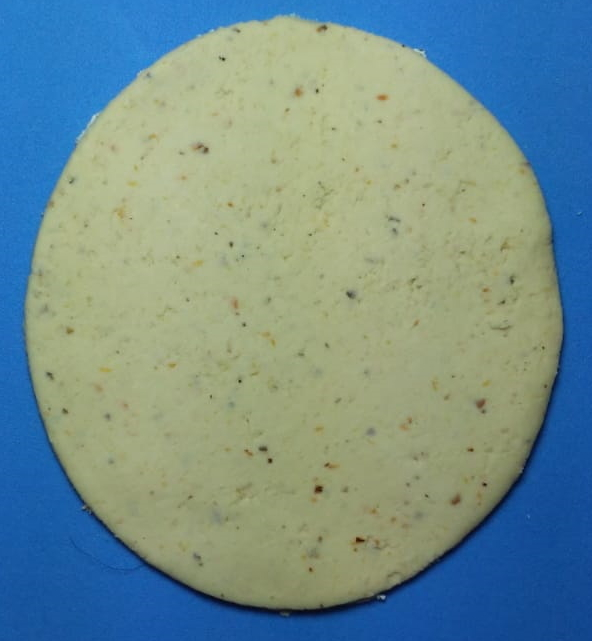
%> input picture imgs/testal.jpg, 592 x 641 px
$ octave TortillaParameters.m   (GNU Octave 9; MATLAB toolbox functions it lacks are replaced by stand-ins)
%> lines starting %> are read from the running program, lines starting %| are printed output that depends on the picture; in (x1, y1, x2, y2) boxes, pixels count from 0 and x2, y2 are one past the last pixel; in counts of white or black regions, pixels touching at a corner belong together; the program's own positions count from 1
clc
clear all
close all
figure
%Lectura de imagen
IMA=imread('./imgs/testal.jpg');
%> IMA is the input picture: size 641x592x3 uint8; mean R, G, B 115.1, 142.9, 141.6

%Inicialización de constantes.
Grad=zeros(640,480);
Constante_Realidad=0.167889908;

%Imagen en modelo RGB
 R=IMA(:,:,1);   G=IMA(:,:,2);   B=IMA(:,:,3);
[filas,columnas,capas]=size(IMA);
%> filas = 641; columnas = 592; capas = 3
HSV=rgb2hsv(IMA);
%> HSV: size 641x592x3 double; mean H, S, V 0.332, 0.445, 0.659

%Se forma la imagen en HSV.
H=HSV(:,:,1);   S=HSV(:,:,2);   V=HSV(:,:,3);
%> after `H=HSV(:,:,1)`:
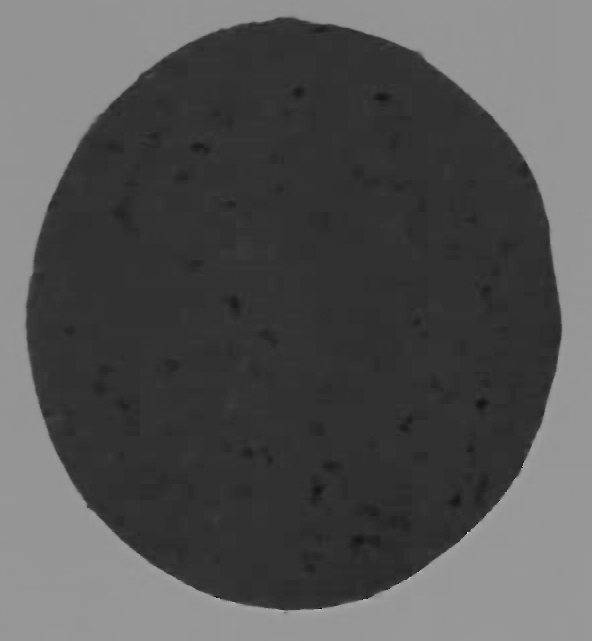
%> H: size 641x592 double; min 0, max 0.917, mean 0.332
%> after `S=HSV(:,:,2)`:
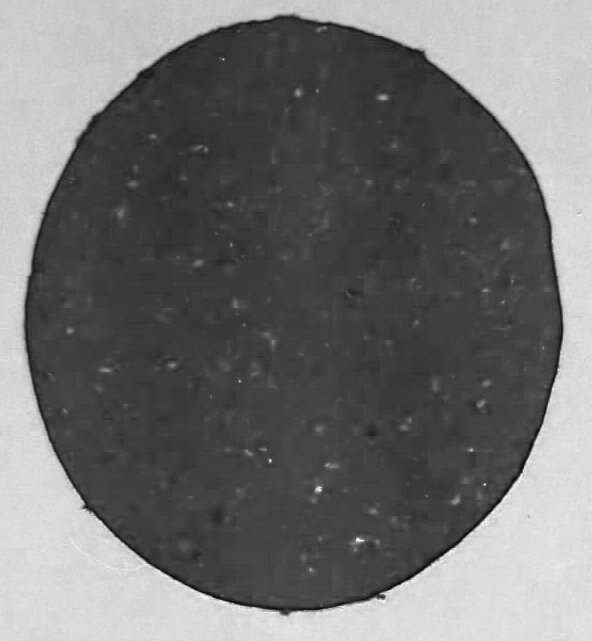
%> S: size 641x592 double; min 0, max 1, mean 0.445
%> after `V=HSV(:,:,3)`:
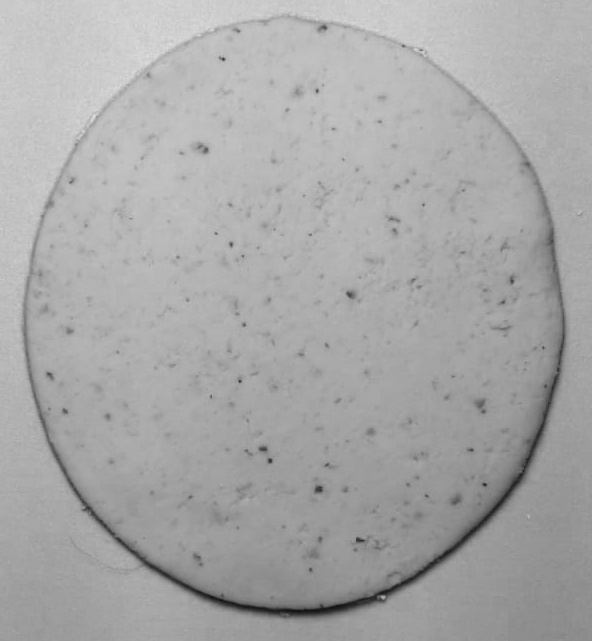
%> V: size 641x592 double; min 0.0627, max 0.89, mean 0.659

%% Binarización de la imagen
S_=S*255;
T=150; %Umbral de binarización
for i=1:filas
    for j=1:columnas
        if S_(i,j)<=T
            Bin(i,j)=1;
        else
            Bin(i,j)=0;
        end
    end
end
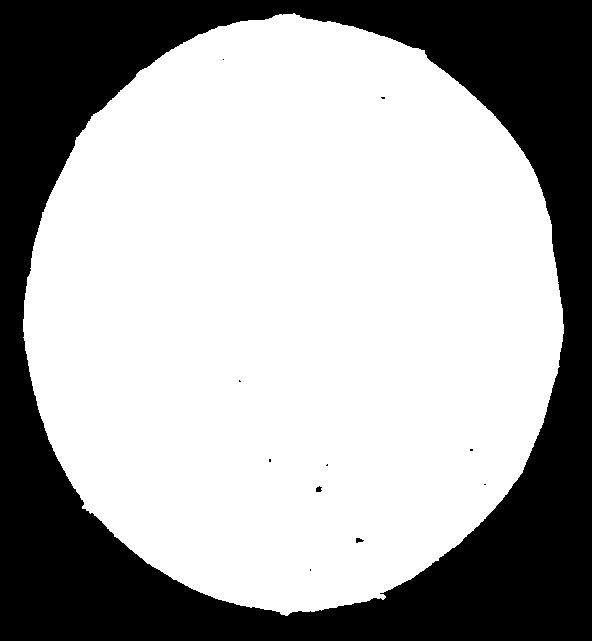
%> Bin: size 641x592 double; values 0 (black) and 1 (white), 65.9% white; 11 black regions (8 under 20 px), largest, box (x1, y1, x2, y2) and area: (0, 0, 592, 641) 129179, (316, 486, 322, 492) 27, (356, 538, 364, 543) 27

%Calculo del centroide
Lc=10; %Lado centroide
x=[1:columnas]; y=[1:filas];
%> after `x=[1:columnas]`: x = 592 values from 1 to 592
%> after `y=[1:filas]`: y = 641 values from 1 to 641
fx=sum(Bin,1);  fy=sum(Bin,2);
%> after `fx=sum(Bin,1)`: fx = 592 values, max 602 at index 286, min 0 at index 1, mean 422.7
%> after `fy=sum(Bin,2)`: fy = 641 values, max 541 at index 325, min 0 at index 1, mean 390.3
yc=round(sum(x.*fx)/sum(fx));
%> yc = 294
xc=round(sum(y.*fy')/sum(fy'));
%> xc = 315

%Dibujar centroide en la escena
IMA(uint16(xc-Lc/2):uint16(xc+Lc/2)+1,uint16(yc-Lc/2):uint16(yc+Lc/2)+1,1)=0;
IMA(uint16(xc-Lc/2):uint16(xc+Lc/2)+1,uint16(yc-Lc/2):uint16(yc+Lc/2)+1,2)=0;
%> IMA: size 641x592x3 uint8; mean R, G, B 115, 142.8, 141.6
IMA(uint16(xc-Lc/2):uint16(xc+Lc/2)+1,uint16(yc-Lc/2):uint16(yc+Lc/2)+1,3)=255;
%> IMA: size 641x592x3 uint8; mean R, G, B 115, 142.8, 141.6; mean of the top-left, top-right, bottom-left and bottom-right quarters 151.4, 140.7, 125.3, 115.4

%Cálculo del gradiente de la imagen
dx=1;   dy=1;
for x=2:filas-1
    for y=2:columnas-1
        Grad_x(x,y)=(Bin(x+dx,y)-Bin(x-dx,y))/(2*dx);
        Grad_y(x,y)=(Bin(x,y+dy)-Bin(x,y-dy))/(2*dy);
        Grad(x,y)=sqrt(Grad_x(x,y).^2+Grad_y(x,y).^2);
    end
end
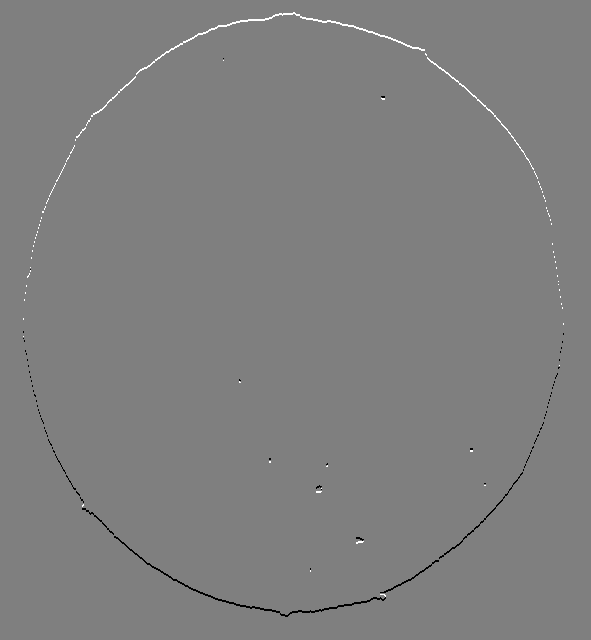
%> Grad_x: size 640x591 double; min -0.5, max 0.5, mean 0; drawn with min black and max white
Grad=255*Grad; Grad=Grad>127;
%> after `Grad=Grad>127`:
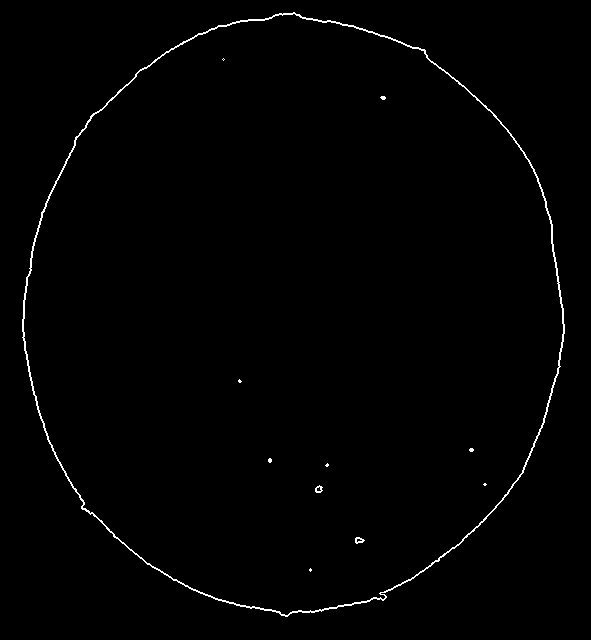
%> Grad: size 640x591 logical; 0.92% white in thin lines or dots, all inside (x1, y1, x2, y2) = (22, 12, 565, 617)

%Firma de la imagen
k=1;
for i=2:filas-1
    for j=2:columnas-1
        if (Grad(i,j)==1)
            Radio_Pix(k)=round(sqrt((i-xc)^2+(j-yc)^2));
            k=k+1;
        end
    end
end
%> after the loop, Radio_Pix = 3480 values, max 302 at index 1, min 85 at index 1931, mean 278.6; k = 3481

%Cálculo de los radios reales
Radio_real=Constante_Realidad*Radio_Pix;
%> Radio_real = 3480 values, max 50.7 at index 1, min 14.27 at index 1931, mean 46.78
for c=1:length(Radio_real)
    if 44.6<Radio_real(c) && Radio_real(c)<55
        Radio_umbral(c)=Radio_real(c);
    else
        Radio_umbral(c)=Radio_real(c-50);
    end

     if 44.6<Radio_real(c) && Radio_real(c)<55
        Radio_umbral(c)=Radio_real(c);
    else
        Radio_umbral(c)=47;
    end
end
%> after the loop, Radio_umbral = 3480 values, max 50.7 at index 1, min 44.66 at index 1439, mean 47.4

%Escena capturada
subplot(4,4,[1,2,5,6]);
imshow(IMA);
title('Escena original capturada')
ax = gca;
ax.FontSize = 12;
%Bordes de testales de la escena
subplot(4,4,[3,4,7,8]);
imshow(uint8(255*Grad));
title('Bordes del testal')
ax = gca;
ax.FontSize = 12;
%Firma de la imagen
subplot(4,4,[9,10,11,12,13,14,15,16]);
plot(Radio_umbral); grid on,hold on
Radio_Prom=sum(Radio_umbral)/length(Radio_umbral);
%> Radio_Prom = 47.4
Radio_Maximo=max(Radio_umbral);
%> Radio_Maximo = 50.7
Radio_Minimo=min(Radio_umbral);
%> Radio_Minimo = 44.66
for k=1:length(Radio_umbral)
    RadioPromedioV(k)=Radio_Prom;
    RadioMinimoV(k)=Radio_Minimo;
    RadioMaxV(k)=Radio_Maximo;
end
%> after the loop, RadioMaxV = 3480 values from 50.7 to 50.7; RadioMinimoV = 3480 values from 44.66 to 44.66; RadioPromedioV = 3480 values from 47.4 to 47.4

%Gráfico de los radios
subplot(4,4,[9,10,11,12,13,14,15,16]);
plot(RadioPromedioV); grid on,hold on
plot(RadioMinimoV); grid on,hold on
plot(RadioMaxV); grid on,hold on
title('Firma del testal')
ylabel('Magnitud del radio [mm]')
xlabel('Radios del testal')
ax = gca;
ax.FontSize = 10;
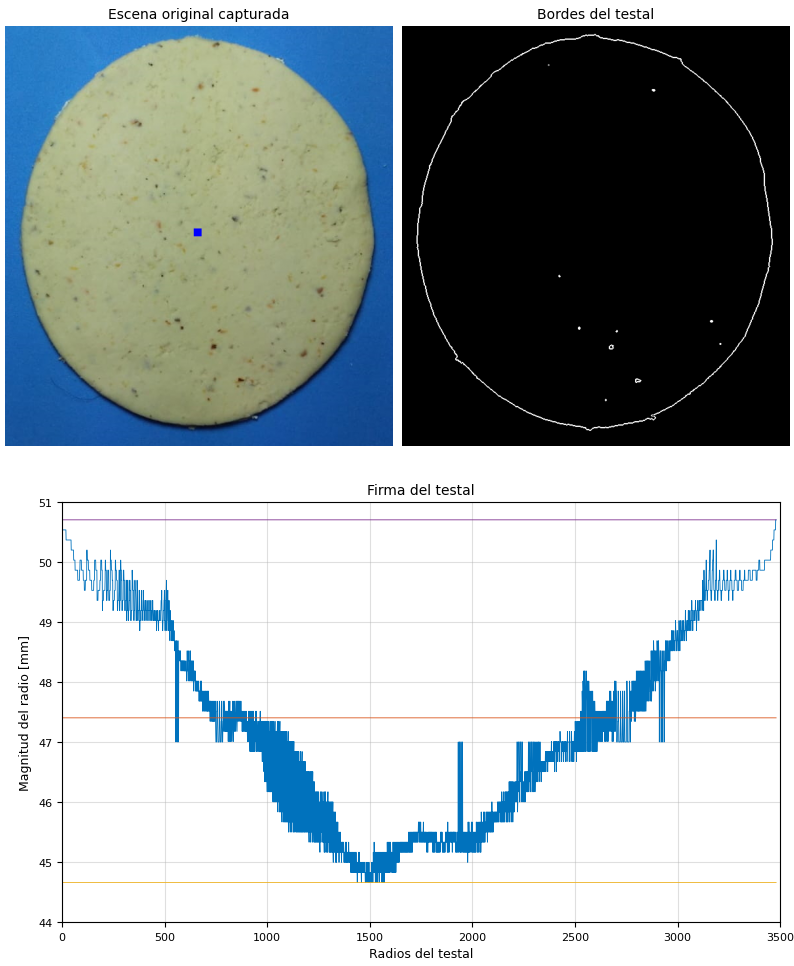
%> figure redrawn from the program's plot data, 3 panels
drawnow limitrate
